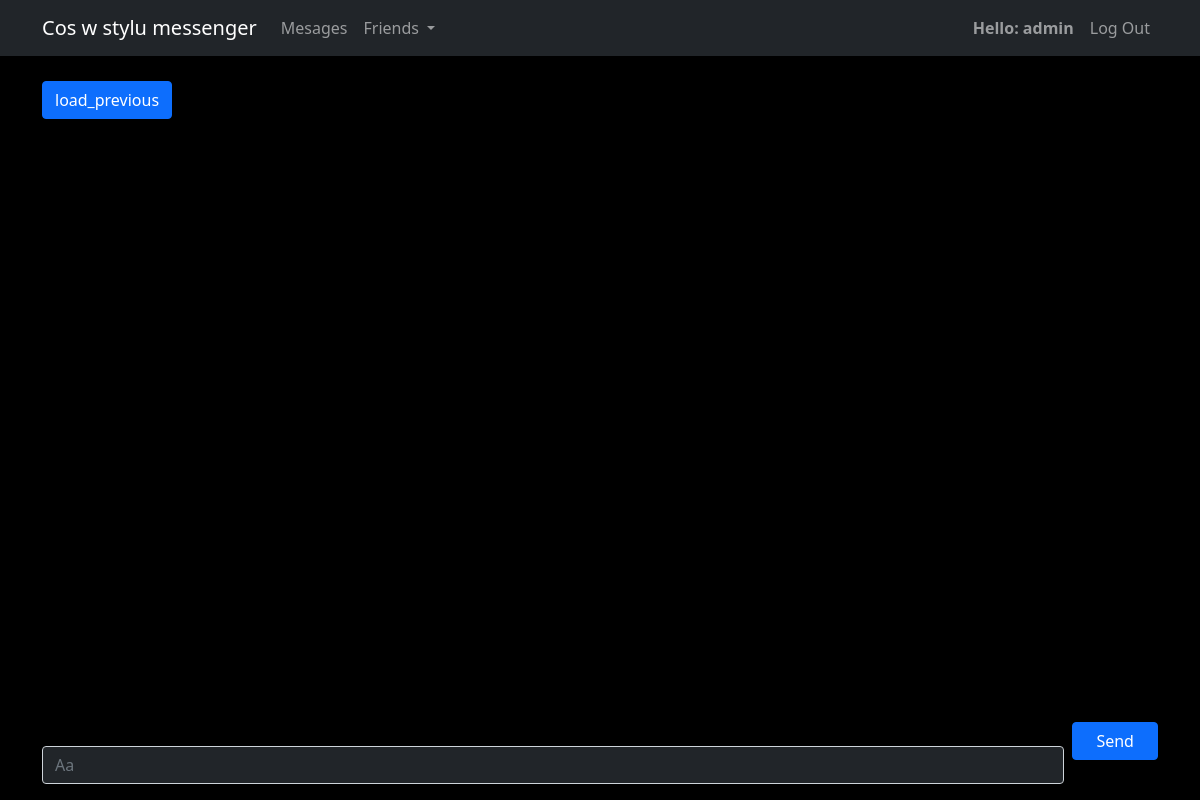
The app's page / (signed in), older data.
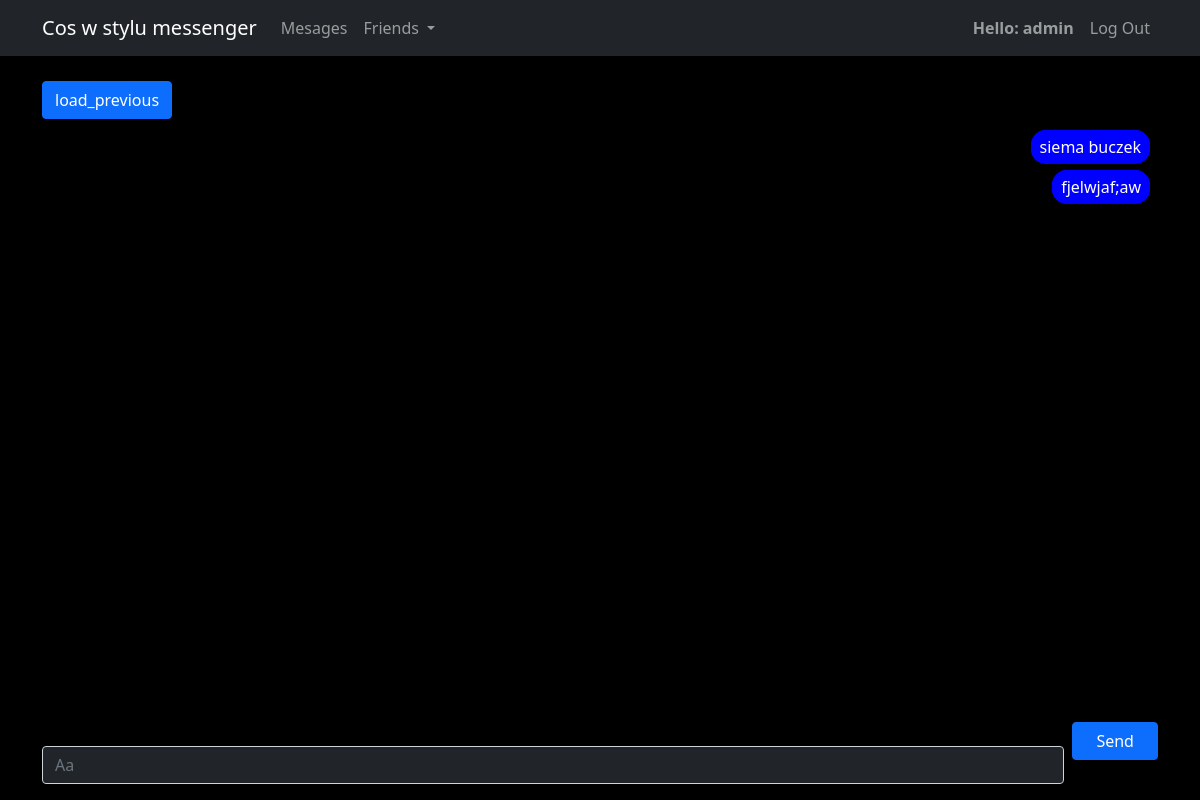
The same page, newer data.
### message/models.py (models this page shows, shortened)
class Message(models.Model):
    text = models.TextField()
    from_user = models.ForeignKey(
        User, on_delete=models.CASCADE, related_name='from_user')
    to_user = models.ForeignKey(
        User, on_delete=models.CASCADE, related_name='to_user')
    send_of = models.DateTimeField(auto_now=True)

### message/views.py (the view, shortened to what this page needs)
# urls.py: path('', views.Message_user_view.as_view(), name='view'),
class Message_user_view(LoginRequiredMixin, generic.CreateView):
    template_name = 'message/message_view.html'
    form_class = forms.Message_form
    def get_context_data(self, **kwargs):
        context = super().get_context_data(**kwargs)
        context['users'] = User.objects.exclude(username=self.request.user.username)
        to_user = to_user_make(self)
        if to_user:
            message_list = models.Message.objects.filter(
                Q(to_user=self.request.user, from_user=to_user) |
                Q(from_user=self.request.user, to_user=to_user)
            ).order_by('-pk')[0:30]
            context["message"] = message_list[::-1]
            context['to_user'] = to_user
        return context

### message/forms.py
class Message_form(forms.ModelForm):
    class Meta():
        model = models.Message
        fields = ('text',)
        labels = {
            'text':''
        }
        widgets = {
            'text': forms.TextInput(attrs={
                'type':'text',
                'class': 'text_message bg-dark text-white',
                'rows': '1',
                'onkeydown': 'pressed(event)',
                'placeholder': 'Aa',
                'autocomplete':'off1'
            }),
        }

### message/views.py (called while the page is built)
def to_user_make(self):
    if self.kwargs.get('pk'):
        return User.objects.get(pk=self.kwargs.get('pk'))
    else:
        try:
            if models.Message.objects.filter(Q(to_user=self.request.user) | Q(from_user=self.request.user)).latest('send_of').to_user != self.request.user:
                return models.Message.objects.filter(Q(to_user=self.request.user) | Q(
                    from_user=self.request.user)).latest('send_of').to_user
            else:
                return models.Message.objects.filter(Q(to_user=self.request.user) | Q(
                    from_user=self.request.user)).latest('send_of').from_user
        except:
            return 0

### message/templates/message/message_view.html (shortened to what this page needs)
{% extends 'base.html' %}
{% load static %}
{% load django_bootstrap5 %}
{% block content %}
<div class="container-md" onload="to_down()">
  <div class="message_div">
    <h3 id='previous'><button class='btn btn-primary' onclick='addPrevious()'>load_previous</button></h3>
    <table class="table table-borderless message_table" id='message_table'>
      {% if message %}
        {% for mess in message %}
          <tr>
            {% if mess.from_user == user%}
              <td class="col-sm-6 to_left"></td>
              <td class="col-sm-6 to_right"><span class='text_border_r'>{{mess.text}}</span></td>
            {% else %}
              <td class="col-sm-6 to_left"><span class='text_border_l'>{{mess.text}}</span></td>
              <td class="col-sm-6 to_right"></td>
            {% endif %}
          </tr>
        {% endfor %}
      {% endif %}
    </table>
  </div>
  <div class='container-md fixed-bottom dark_color'>
    <form method="post" id='post_message'>
        <div class='row g-2'>
          <div class="col-9 col-md-11 col-sm-10">
            {% bootstrap_form form%}
          </div>
          <div class='col-3 col-md-1 col-sm-2'>
            <input type="button" value="Send" class="btn btn-primary send_button" onclick = 'send()'>
          </div>
      </div>
      </form>
  </div>
</div>
{% endblock content %}

### templates/base.html (shortened to what this page needs)
{% load static %}
<!DOCTYPE html>
<html lang="en">
  <head>
    <link
      rel="stylesheet"
      href="https://cdn.jsdelivr.net/npm/bootstrap@5.0.2/dist/css/bootstrap.min.css"
    />
    <link rel="stylesheet" href="{% static 'css/master.css' %}" />
  </head>
  <body class='dark_color'>
    <nav class="navbar navbar-expand-lg navbar-dark bg-dark fixed-top">
      <div class="container-md">
        <a class="navbar-brand" href="#">Cos w stylu messenger</a>
        <div class="collapse navbar-collapse" id="collapsibleNavId">
          <ul class="navbar-nav me-auto mt-2 mt-lg-0">
            {% if user.is_authenticated %}
            <li class="nav-item">
              <a class="nav-link" href="{% url 'message:view' %}">Mesages</a>
            </li>
            <li class="nav-item dropdown">
              <a class="nav-link dropdown-toggle" href="#" id="navbarDropdownMenuLink" role="button" data-bs-toggle="dropdown" aria-expanded="false">
                Friends
              </a>
            </li>
            {% endif %}
          {% if user.is_authenticated %}
          </ul>
          <ul class='navbar-nav mt-2 mt-lg-0'>
            <li class="nav-item">
              <a class="nav-link" href="#"><b>Hello: {{user.username}}</b></a>
            </li>
            <li class="nav-item">
              <a class="nav-link" href="{% url 'accounts:logout' %}">Log Out</a>
            </li>
          </ul>
          {% endif %}
        </div>
      </nav>
    {% block content %} {% endblock content %}
  </body>
</html>

### static/css/master.css (style rules this page uses)
.to_right { text-align: right; background-color: black; color: white; }
.to_left { text-align: left; background-color: black; color: white; }
.message_div { margin-top: 80px; margin-bottom: 60px; }
.send_button { min-width: 100%; text-align: center; }
.dark_color { background-color: black; }
.text_border_r { border: blue 4px solid; background-color: blue; border-radius: 15px; padding: 5px; padding-top: 2px; padding-bottom: 2px; }
tr, table { border-style: none; }

Row changes from the older to the newer data that the page shows:
added Message: text "siema buczek"
added Message: text "fjelwjaf;aw"
